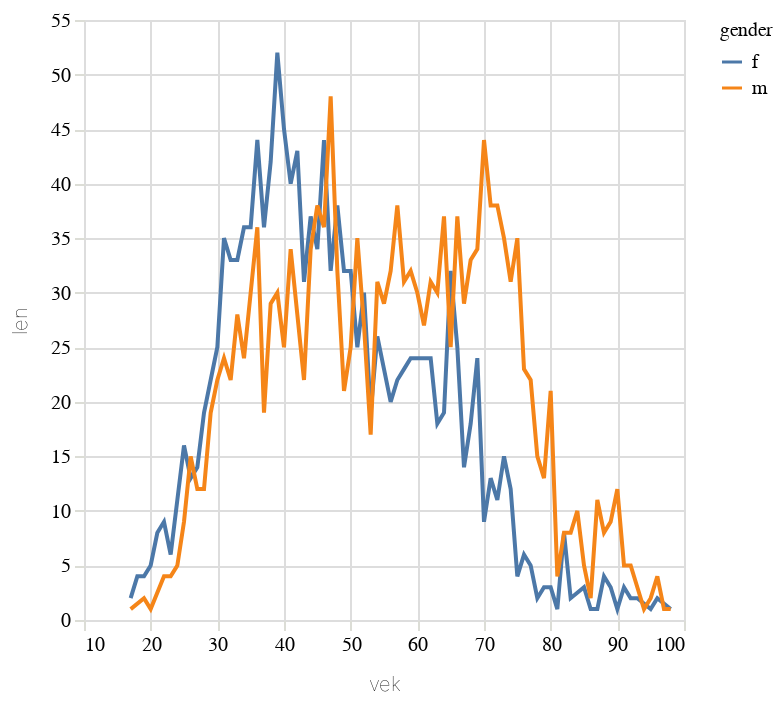

Notebook code for this chart:
### Code cell
alt.Chart(cr2b.filter(pl.col('gender').is_in(['m','f'])).to_pandas()).mark_line().encode(alt.X("vek"),alt.Y("len"),alt.Color("gender"))

### Figure 1 — Vega-Lite specification as saved in the notebook (floating-point values rounded to 4 significant figures; data arrays with more than 128 entries replaced by an {"elided": "..."} marker saying what was removed)
{"config": {"title": {"font": "Noticia Text", "fontSize": 14, "anchor": "start", "lineHeight": 21, "fontWeight": "bolder", "subtitleFont": "Noticia Text", "subtitleFontSize": 12, "subtitlePadding": 12, "dy": -12}, "axis": {"labelFont": "Asap", "titleFont": "Asap", "fontWeight": "lighter", "titleFontWeight": "lighter", "labelFontSize": 10, "titleFontSize": 10, "labelPadding": 2, "titlePadding": 10, "domainOpacity": 0, "tickColor": "#DCDDD6"}, "legend": {"labelFont": "Asap", "labelFontWeight": "normal", "titleFont": "Asap", "titleFontWeight": "normal", "labelFontSize": 10, "titleFontSize": 10}}, "data": {"name": "data-a36f20f213cb263e350ff2281534028b"}, "mark": {"type": "line"}, "encoding": {"color": {"field": "gender", "type": "nominal"}, "x": {"field": "vek", "type": "quantitative"}, "y": {"field": "len", "type": "quantitative"}}, "$schema": "https://vega.github.io/schema/vega-lite/v5.8.0.json", "datasets": {"data-a36f20f213cb263e350ff2281534028b": {"elided": "159 records"}}}
